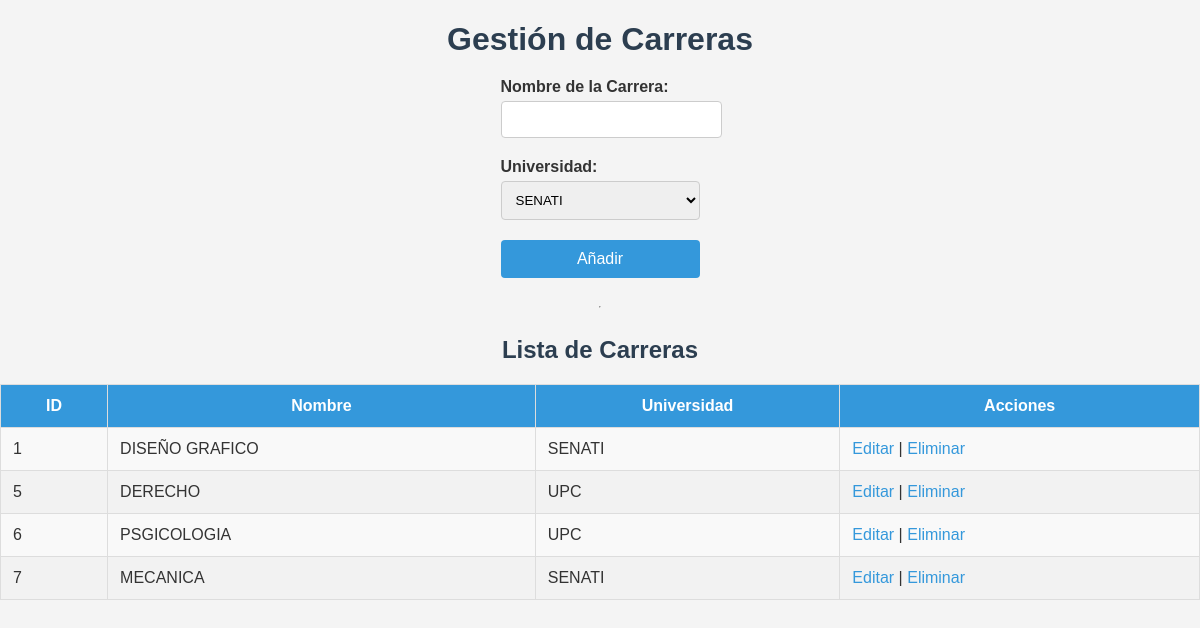
The page /carreras.php on the database its author committed.
### tables this page shows
CREATE TABLE `carreras` (
  `id` int(11) NOT NULL,
  `nombre` varchar(255) NOT NULL,
  `universidad_id` int(11) DEFAULT NULL
);

CREATE TABLE `universidades` (
  `id` int(11) NOT NULL,
  `nombre` varchar(255) NOT NULL
);

### carreras.php (the view, shortened to what this page needs)
<!DOCTYPE html>
<html lang="en">
<head>
    <link rel="stylesheet" href="styles.css">
</head>
<body>
    <h1>Gestión de Carreras</h1>
    <form id="form-carrera" method="post" action="guardar_carrera.php">
        <label for="nombre">Nombre de la Carrera:</label>
        <input type="text" id="nombre" name="nombre" required>
        <label for="universidad">Universidad:</label>
        <select id="universidad" name="universidad" required>
            <?php
                include 'conexion.php';
                $query = "SELECT * FROM universidades";
                $result = $conn->query($query);
                while($row = $result->fetch_assoc()) {
                    echo "<option value='" . $row['id'] . "'>" . $row['nombre'] . "</option>";
                }
            ?>
        </select>
        <button type="submit">Añadir</button>
    </form>
    <hr>
    <h2>Lista de Carreras</h2>
    <table>
        <thead>
            <tr>
                <th>ID</th>
                <th>Nombre</th>
                <th>Universidad</th>
                <th>Acciones</th>
            </tr>
        </thead>
        <tbody>
            <?php
                include 'conexion.php';
                $query = "SELECT carreras.id, carreras.nombre AS carrera, universidades.nombre AS universidad
                          FROM carreras
                          JOIN universidades ON carreras.universidad_id = universidades.id";
                $result = $conn->query($query);
                while($row = $result->fetch_assoc()) {
                    echo "<tr>";
                    echo "<td>" . $row['id'] . "</td>";
                    echo "<td>" . $row['carrera'] . "</td>";
                    echo "<td>" . $row['universidad'] . "</td>";
                    echo "<td>
                            <a href='editar_carrera.php?id=" . $row['id'] . "'>Editar</a> |
                            <a href='eliminar_carrera.php?id=" . $row['id'] . "'>Eliminar</a>
                          </td>";
                    echo "</tr>";
                }
            ?>
        </tbody>
    </table>
    </body>
    </html>

### styles.css (style rules this page uses)
body { font-family: Arial, sans-serif; background-color: #f4f4f4; color: #333; margin: 0; padding: 0; display: flex; flex-direction: column; align-items: center; }
h1, h2 { color: #2c3e50; margin-bottom: 20px; }
table { width: 100%; border-collapse: collapse; margin-bottom: 20px; }
table, th, td { border: 1px solid #ddd; padding: 12px; }
th { background-color: #3498db; color: #fff; }
td { background-color: #f9f9f9; }
tr:nth-child(even) td { background-color: #f2f2f2; }
form { margin-bottom: 20px; display: flex; flex-direction: column; }
label { margin-bottom: 5px; font-weight: bold; }
input[type="text"], input[type="date"], input[type="file"], select { width: 100%; padding: 10px; margin-bottom: 20px; border: 1px solid #ccc; border-radius: 4px; }
button { padding: 10px 20px; background-color: #3498db; color: white; border: none; border-radius: 4px; cursor: pointer; font-size: 16px; }
a { color: #3498db; text-decoration: none; }

### rows shown on the page
carreras: id "1", nombre "DISEÑO GRAFICO", universidad.nombre "SENATI"
carreras: id "5", nombre "DERECHO", universidad.nombre "UPC"
carreras: id "6", nombre "PSGICOLOGIA", universidad.nombre "UPC"
carreras: id "7", nombre "MECANICA", universidad.nombre "SENATI"

### other values the page prints
form field universidad "SENATI"
